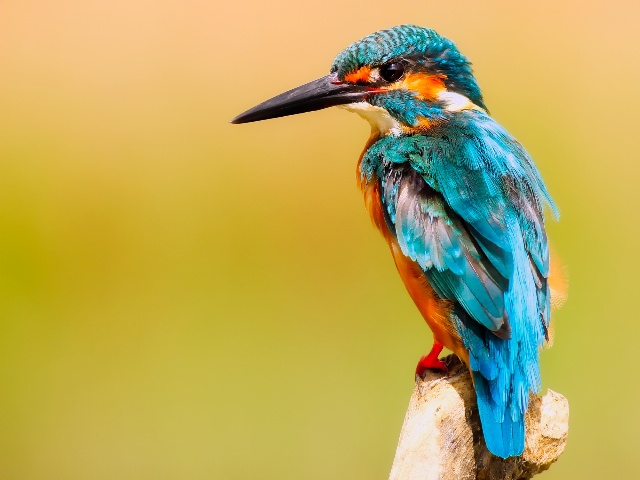
#> input picture Resources/small_bird.jpg, 640 x 480 px
$ python img_functions.py
#> lines starting #> are read from the running program, lines starting #| are printed output that depends on the picture; after the words box and inside, x2 and y2 are one past the last pixel; in counts of white or black regions, pixels touching at a corner belong together
import cv2
import numpy as np

# load the images
img = cv2.imread("Resources/small_bird.jpg",)
#> img is the input picture: shape (480, 640, 3); mean B, G, R 89.7, 171.4, 188.7

# Convert the image into gray scale
imgGray = cv2.cvtColor(img, cv2.COLOR_BGR2GRAY)
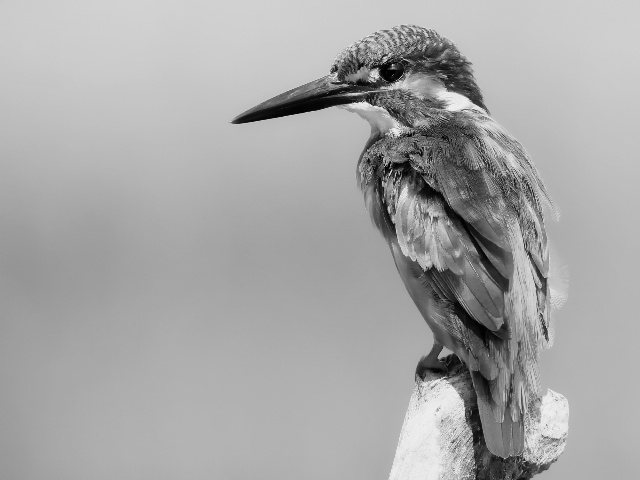
#> imgGray: shape (480, 640); min 0, max 241, mean 167.2

# Blur the images using gaussianBlur
# ksize is kernal size, should always in odd, 1 is min and x is max
imgBlur = cv2.GaussianBlur(imgGray, ksize=(15, 15), sigmaX=0)
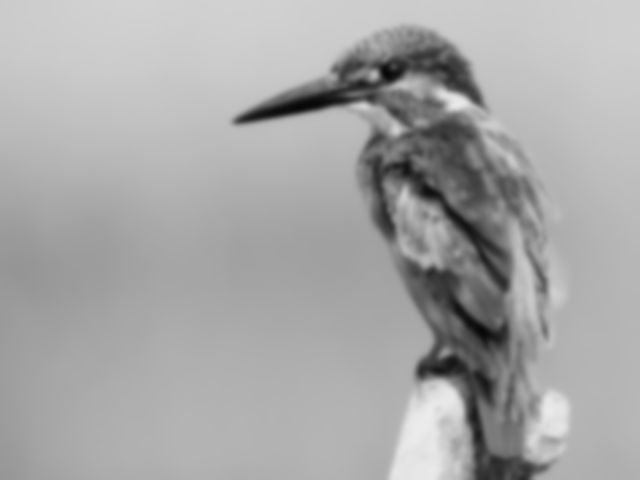
#> imgBlur: shape (480, 640); min 6, max 235, mean 167.2

# Deduct the edge of images, you can increase the threshold to reduce the edge deduction
imgCanny = cv2.Canny(img, threshold1=100, threshold2=100)
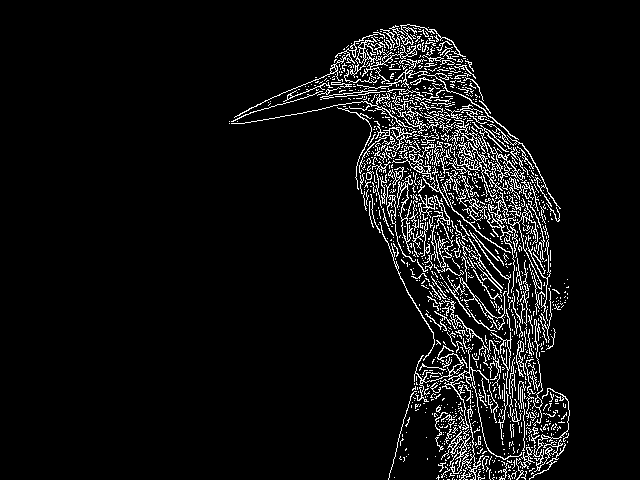
#> imgCanny: shape (480, 640); 6.5% white in thin lines or dots, all inside (x1, y1, x2, y2) = (229, 24, 570, 480)

# Increase the thickness of edges introduce the dialation, required numpy to use matrix
imgkernal = np.ones((5, 5), np.uint8)
imgDialtion = cv2.dilate(imgCanny, kernel=imgkernal, iterations=1)
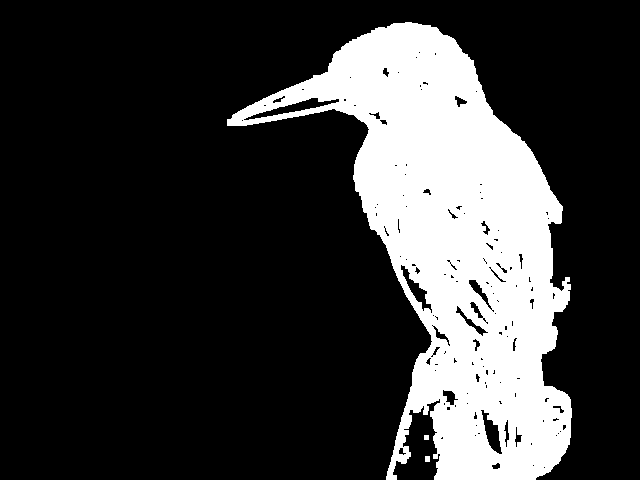
#> imgDialtion: shape (480, 640); 22.3% white; 3 white regions, box (x1, y1, x2, y2) and area: (227, 22, 572, 480) 68592, (425, 456, 430, 462) 30, (424, 435, 429, 440) 25

# Erode is opposide of dialtion, we decrease the thikness of Canny
imgErode = cv2.erode(imgDialtion, kernel=imgkernal, iterations=1)
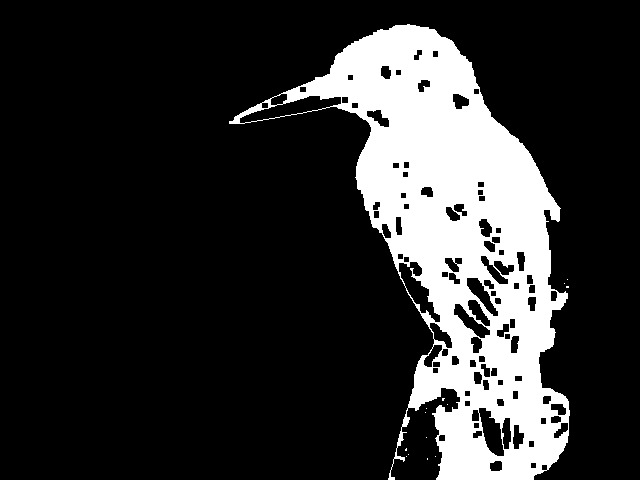
#> imgErode: shape (480, 640); 18.6% white; 14 white regions (13 under 20 px), largest, box (x1, y1, x2, y2) and area: (229, 24, 570, 480) 57153

# showing the images
cv2.imshow("Color Image", img)
cv2.imshow("Gray Image", imgGray)
cv2.imshow("Blur Image", imgBlur)
cv2.imshow("Edge Deducted Image", imgCanny)
cv2.imshow("Dialated Image", imgDialtion)
cv2.imshow("Erode Image", imgErode)

# show the image for 5 seconds, 0 means undefinite
cv2.waitKey(30000)

# destroy all the image windows
cv2.destroyAllWindows()

$ run again, with Resources/functions.jpg copied over Resources/small_bird.jpg
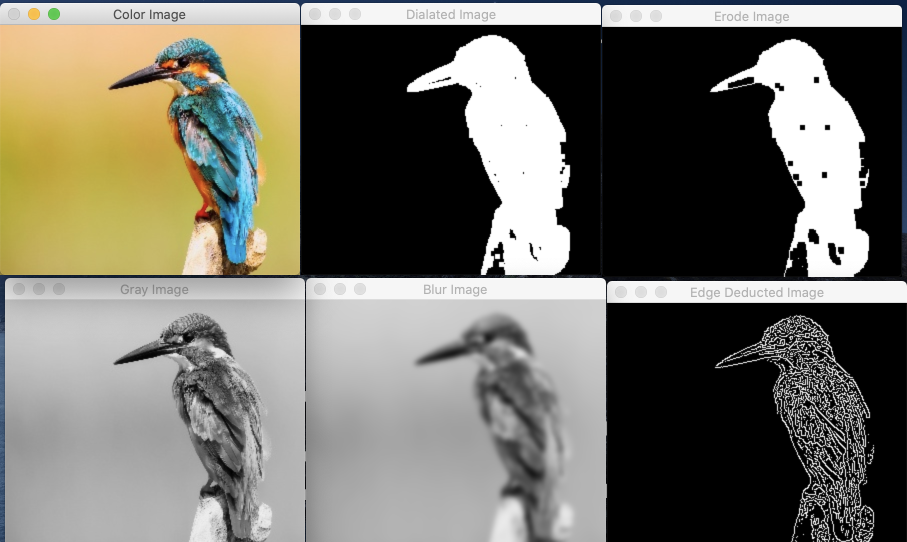
#> input picture Resources/functions.jpg, 1814 x 1083 px (shown at 1/2 size)
#> img is the input picture: shape (1083, 1814, 3); mean B, G, R 105.4, 115.1, 117.4
#> `imgCanny = cv2.Canny(img, threshold1=100, threshold2=100)`:
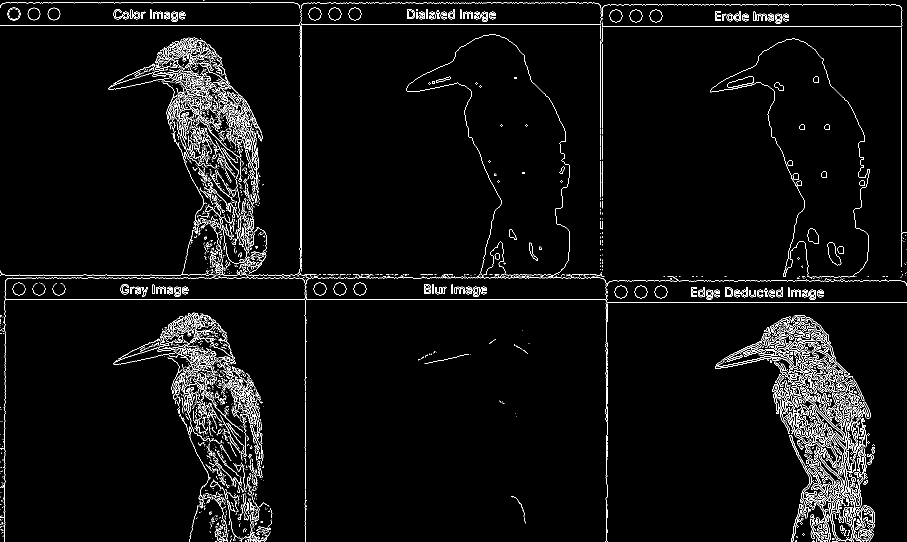
#> imgCanny: shape (1083, 1814) (shown at 1/2 size); 3.7% white in thin lines or dots
#> imgDialtion: shape (1083, 1814); 15.7% white; 88 white regions, largest, box (x1, y1, x2, y2) and area: (0, 0, 1814, 1083) 151537, (1428, 628, 1751, 1083) 67036, (225, 623, 547, 1083) 56103
#> `imgErode = cv2.erode(imgDialtion, kernel=imgkernal, iterations=1)`:
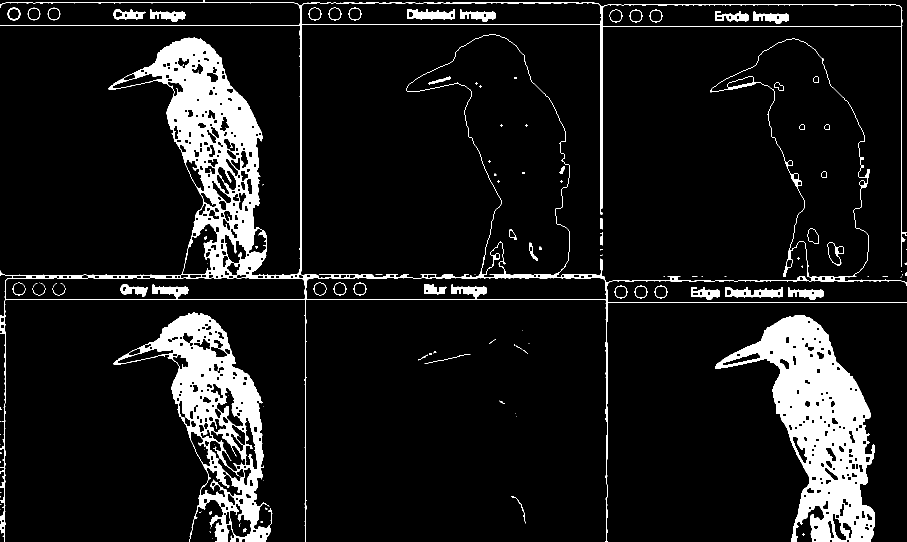
#> imgErode: shape (1083, 1814) (shown at 1/2 size); 9.1% white; 135 white regions (81 under 20 px), largest, box (x1, y1, x2, y2) and area: (0, 0, 1814, 1083) 71225, (1430, 630, 1749, 1083) 56379, (227, 625, 545, 1083) 37634
